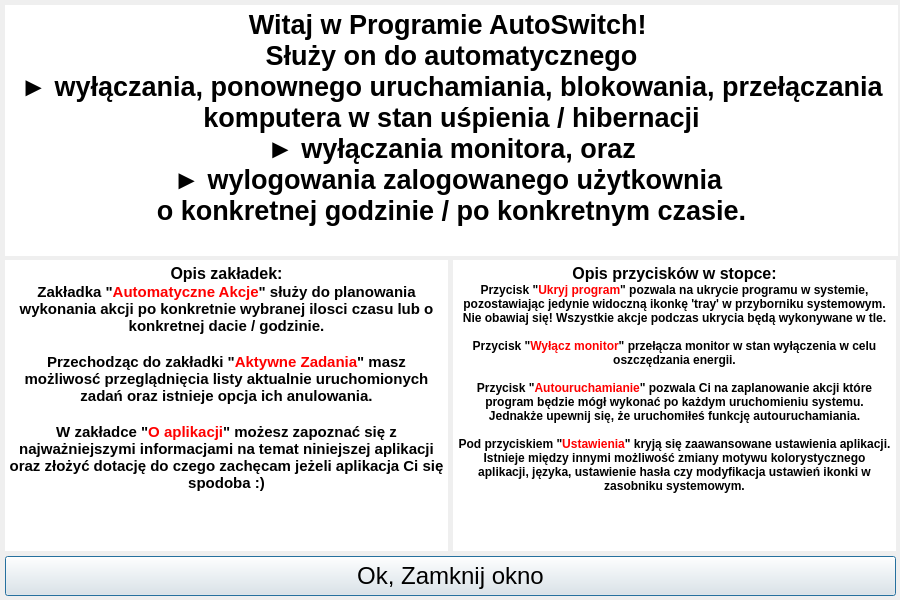
<?xml version="1.0" encoding="UTF-8"?>
<ui version="4.0">
 <class>Help</class>
 <widget class="QDialog" name="Help">
  <property name="geometry">
   <rect>
    <x>0</x>
    <y>0</y>
    <width>900</width>
    <height>600</height>
   </rect>
  </property>
  <property name="windowTitle">
   <string>Pomoc</string>
  </property>
  <widget class="QTextBrowser" name="Help_textZakladki">
   <property name="geometry">
    <rect>
     <x>5</x>
     <y>260</y>
     <width>443</width>
     <height>291</height>
    </rect>
   </property>
   <property name="contextMenuPolicy">
    <enum>Qt::NoContextMenu</enum>
   </property>
   <property name="frameShape">
    <enum>QFrame::NoFrame</enum>
   </property>
   <property name="html">
    <string>&lt;!DOCTYPE HTML PUBLIC &quot;-//W3C//DTD HTML 4.0//EN&quot; &quot;http://www.w3.org/TR/REC-html40/strict.dtd&quot;&gt;
&lt;html&gt;&lt;head&gt;&lt;meta name=&quot;qrichtext&quot; content=&quot;1&quot; /&gt;&lt;style type=&quot;text/css&quot;&gt;
p, li { white-space: pre-wrap; }
&lt;/style&gt;&lt;/head&gt;&lt;body style=&quot; font-family:'MS Shell Dlg 2'; font-size:8.25pt; font-weight:400; font-style:normal;&quot;&gt;
&lt;p align=&quot;center&quot; style=&quot; margin-top:0px; margin-bottom:0px; margin-left:0px; margin-right:0px; -qt-block-indent:0; text-indent:0px;&quot;&gt;&lt;span style=&quot; font-size:12pt; font-weight:600;&quot;&gt;Opis zakładek:&lt;/span&gt;&lt;/p&gt;
&lt;p align=&quot;center&quot; style=&quot; margin-top:0px; margin-bottom:0px; margin-left:0px; margin-right:0px; -qt-block-indent:0; text-indent:0px;&quot;&gt;&lt;span style=&quot; font-size:11pt; font-weight:600;&quot;&gt;Zakładka &amp;quot;&lt;/span&gt;&lt;span style=&quot; font-size:11pt; font-weight:600; color:#ff0000;&quot;&gt;Automatyczne Akcje&lt;/span&gt;&lt;span style=&quot; font-size:11pt; font-weight:600;&quot;&gt;&amp;quot; służy do planowania wykonania akcji po konkretnie wybranej ilosci czasu lub o konkretnej dacie / godzinie.&lt;/span&gt;&lt;/p&gt;
&lt;p align=&quot;center&quot; style=&quot;-qt-paragraph-type:empty; margin-top:0px; margin-bottom:0px; margin-left:0px; margin-right:0px; -qt-block-indent:0; text-indent:0px; font-size:11pt; font-weight:600;&quot;&gt;&lt;br /&gt;&lt;/p&gt;
&lt;p align=&quot;center&quot; style=&quot; margin-top:0px; margin-bottom:0px; margin-left:0px; margin-right:0px; -qt-block-indent:0; text-indent:0px;&quot;&gt;&lt;span style=&quot; font-size:11pt; font-weight:600;&quot;&gt;Przechodząc do zakładki &amp;quot;&lt;/span&gt;&lt;span style=&quot; font-size:11pt; font-weight:600; color:#ff0000;&quot;&gt;Aktywne Zadania&lt;/span&gt;&lt;span style=&quot; font-size:11pt; font-weight:600;&quot;&gt;&amp;quot; masz możliwosć przeglądnięcia listy aktualnie uruchomionych zadań oraz istnieje opcja ich anulowania.&lt;/span&gt;&lt;/p&gt;
&lt;p align=&quot;center&quot; style=&quot;-qt-paragraph-type:empty; margin-top:0px; margin-bottom:0px; margin-left:0px; margin-right:0px; -qt-block-indent:0; text-indent:0px; font-size:11pt; font-weight:600;&quot;&gt;&lt;br /&gt;&lt;/p&gt;
&lt;p align=&quot;center&quot; style=&quot; margin-top:0px; margin-bottom:0px; margin-left:0px; margin-right:0px; -qt-block-indent:0; text-indent:0px;&quot;&gt;&lt;span style=&quot; font-size:11pt; font-weight:600;&quot;&gt;W zakładce &amp;quot;&lt;/span&gt;&lt;span style=&quot; font-size:11pt; font-weight:600; color:#ff0000;&quot;&gt;O aplikacji&lt;/span&gt;&lt;span style=&quot; font-size:11pt; font-weight:600;&quot;&gt;&amp;quot; możesz zapoznać się z najważniejszymi informacjami na temat niniejszej aplikacji oraz złożyć dotację do czego zachęcam jeżeli aplikacja Ci się spodoba :)&lt;/span&gt;&lt;/p&gt;&lt;/body&gt;&lt;/html&gt;</string>
   </property>
  </widget>
  <widget class="QTextBrowser" name="Help_textPowitalny">
   <property name="geometry">
    <rect>
     <x>5</x>
     <y>5</y>
     <width>893</width>
     <height>251</height>
    </rect>
   </property>
   <property name="contextMenuPolicy">
    <enum>Qt::NoContextMenu</enum>
   </property>
   <property name="statusTip">
    <string/>
   </property>
   <property name="frameShape">
    <enum>QFrame::NoFrame</enum>
   </property>
   <property name="frameShadow">
    <enum>QFrame::Sunken</enum>
   </property>
   <property name="html">
    <string>&lt;!DOCTYPE HTML PUBLIC &quot;-//W3C//DTD HTML 4.0//EN&quot; &quot;http://www.w3.org/TR/REC-html40/strict.dtd&quot;&gt;
&lt;html&gt;&lt;head&gt;&lt;meta name=&quot;qrichtext&quot; content=&quot;1&quot; /&gt;&lt;style type=&quot;text/css&quot;&gt;
p, li { white-space: pre-wrap; }
&lt;/style&gt;&lt;/head&gt;&lt;body style=&quot; font-family:'MS Shell Dlg 2'; font-size:8.25pt; font-weight:400; font-style:normal;&quot;&gt;
&lt;p align=&quot;center&quot; style=&quot; margin-top:0px; margin-bottom:0px; margin-left:0px; margin-right:0px; -qt-block-indent:0; text-indent:0px;&quot;&gt;&lt;span style=&quot; font-size:20pt; font-weight:600;&quot;&gt;Witaj w Programie AutoSwitch! &lt;/span&gt;&lt;/p&gt;
&lt;p align=&quot;center&quot; style=&quot; margin-top:0px; margin-bottom:0px; margin-left:0px; margin-right:0px; -qt-block-indent:0; text-indent:0px;&quot;&gt;&lt;span style=&quot; font-size:20pt; font-weight:600;&quot;&gt;Służy on do automatycznego&lt;/span&gt;&lt;/p&gt;
&lt;p align=&quot;center&quot; style=&quot; margin-top:0px; margin-bottom:0px; margin-left:0px; margin-right:0px; -qt-block-indent:0; text-indent:0px;&quot;&gt;&lt;span style=&quot; font-size:20pt; font-weight:600;&quot;&gt;► wyłączania, ponownego uruchamiania, blokowania, przełączania komputera w stan uśpienia / hibernacji&lt;/span&gt;&lt;/p&gt;
&lt;p align=&quot;center&quot; style=&quot; margin-top:0px; margin-bottom:0px; margin-left:0px; margin-right:0px; -qt-block-indent:0; text-indent:0px;&quot;&gt;&lt;span style=&quot; font-size:20pt; font-weight:600;&quot;&gt;► wyłączania monitora, oraz&lt;/span&gt;&lt;/p&gt;
&lt;p align=&quot;center&quot; style=&quot; margin-top:0px; margin-bottom:0px; margin-left:0px; margin-right:0px; -qt-block-indent:0; text-indent:0px;&quot;&gt;&lt;span style=&quot; font-size:20pt; font-weight:600;&quot;&gt;► wylogowania zalogowanego użytkownia &lt;/span&gt;&lt;/p&gt;
&lt;p align=&quot;center&quot; style=&quot; margin-top:0px; margin-bottom:0px; margin-left:0px; margin-right:0px; -qt-block-indent:0; text-indent:0px;&quot;&gt;&lt;span style=&quot; font-size:20pt; font-weight:600;&quot;&gt;o konkretnej godzinie / po konkretnym czasie.&lt;/span&gt;&lt;/p&gt;&lt;/body&gt;&lt;/html&gt;</string>
   </property>
  </widget>
  <widget class="QTextBrowser" name="Help_textPrzyciski">
   <property name="geometry">
    <rect>
     <x>453</x>
     <y>260</y>
     <width>443</width>
     <height>291</height>
    </rect>
   </property>
   <property name="contextMenuPolicy">
    <enum>Qt::NoContextMenu</enum>
   </property>
   <property name="frameShape">
    <enum>QFrame::NoFrame</enum>
   </property>
   <property name="html">
    <string>&lt;!DOCTYPE HTML PUBLIC &quot;-//W3C//DTD HTML 4.0//EN&quot; &quot;http://www.w3.org/TR/REC-html40/strict.dtd&quot;&gt;
&lt;html&gt;&lt;head&gt;&lt;meta name=&quot;qrichtext&quot; content=&quot;1&quot; /&gt;&lt;style type=&quot;text/css&quot;&gt;
p, li { white-space: pre-wrap; }
&lt;/style&gt;&lt;/head&gt;&lt;body style=&quot; font-family:'MS Shell Dlg 2'; font-size:8.25pt; font-weight:400; font-style:normal;&quot;&gt;
&lt;p align=&quot;center&quot; style=&quot; margin-top:0px; margin-bottom:0px; margin-left:0px; margin-right:0px; -qt-block-indent:0; text-indent:0px;&quot;&gt;&lt;span style=&quot; font-size:12pt; font-weight:600;&quot;&gt;Opis przycisków w stopce:&lt;/span&gt;&lt;/p&gt;
&lt;p align=&quot;center&quot; style=&quot; margin-top:0px; margin-bottom:0px; margin-left:0px; margin-right:0px; -qt-block-indent:0; text-indent:0px;&quot;&gt;&lt;span style=&quot; font-size:9pt; font-weight:600;&quot;&gt;Przycisk &amp;quot;&lt;/span&gt;&lt;span style=&quot; font-size:9pt; font-weight:600; color:#ff0000;&quot;&gt;Ukryj program&lt;/span&gt;&lt;span style=&quot; font-size:9pt; font-weight:600;&quot;&gt;&amp;quot; pozwala na ukrycie programu w systemie, pozostawiając jedynie widoczną ikonkę 'tray' w przyborniku systemowym. Nie obawiaj się! Wszystkie akcje podczas ukrycia będą wykonywane w tle.&lt;/span&gt;&lt;/p&gt;
&lt;p align=&quot;center&quot; style=&quot;-qt-paragraph-type:empty; margin-top:0px; margin-bottom:0px; margin-left:0px; margin-right:0px; -qt-block-indent:0; text-indent:0px; font-size:9pt; font-weight:600;&quot;&gt;&lt;br /&gt;&lt;/p&gt;
&lt;p align=&quot;center&quot; style=&quot; margin-top:0px; margin-bottom:0px; margin-left:0px; margin-right:0px; -qt-block-indent:0; text-indent:0px;&quot;&gt;&lt;span style=&quot; font-size:9pt; font-weight:600;&quot;&gt;Przycisk &amp;quot;&lt;/span&gt;&lt;span style=&quot; font-size:9pt; font-weight:600; color:#ff0000;&quot;&gt;Wyłącz monitor&lt;/span&gt;&lt;span style=&quot; font-size:9pt; font-weight:600;&quot;&gt;&amp;quot; przełącza monitor w stan wyłączenia w celu oszczędzania energii.&lt;br /&gt;&lt;br /&gt;Przycisk &amp;quot;&lt;/span&gt;&lt;span style=&quot; font-size:9pt; font-weight:600; color:#ff0000;&quot;&gt;Autouruchamianie&lt;/span&gt;&lt;span style=&quot; font-size:9pt; font-weight:600;&quot;&gt;&amp;quot; pozwala Ci na zaplanowanie akcji które program będzie mógł wykonać po każdym uruchomieniu systemu. Jednakże upewnij się, że uruchomiłeś funkcję autouruchamiania.&lt;br /&gt;&lt;br /&gt;Pod przyciskiem &amp;quot;&lt;/span&gt;&lt;span style=&quot; font-size:9pt; font-weight:600; color:#ff0000;&quot;&gt;Ustawienia&lt;/span&gt;&lt;span style=&quot; font-size:9pt; font-weight:600;&quot;&gt;&amp;quot; kryją się zaawansowane ustawienia aplikacji. Istnieje między innymi możliwość zmiany motywu kolorystycznego aplikacji, języka, ustawienie hasła czy modyfikacja ustawień ikonki w zasobniku systemowym.&lt;/span&gt;&lt;/p&gt;&lt;/body&gt;&lt;/html&gt;</string>
   </property>
  </widget>
  <widget class="QPushButton" name="Help_close">
   <property name="geometry">
    <rect>
     <x>5</x>
     <y>556</y>
     <width>891</width>
     <height>40</height>
    </rect>
   </property>
   <property name="font">
    <font>
     <pointsize>18</pointsize>
    </font>
   </property>
   <property name="text">
    <string>Ok, Zamknij okno</string>
   </property>
   <property name="icon">
    <iconset resource="../../resources.qrc">
     <normaloff>:/icons/Resources/Icons/accept.png</normaloff>:/icons/Resources/Icons/accept.png</iconset>
   </property>
   <property name="iconSize">
    <size>
     <width>32</width>
     <height>32</height>
    </size>
   </property>
  </widget>
 </widget>
 <resources>
  <include location="../../resources.qrc"/>
 </resources>
 <connections/>
</ui>
